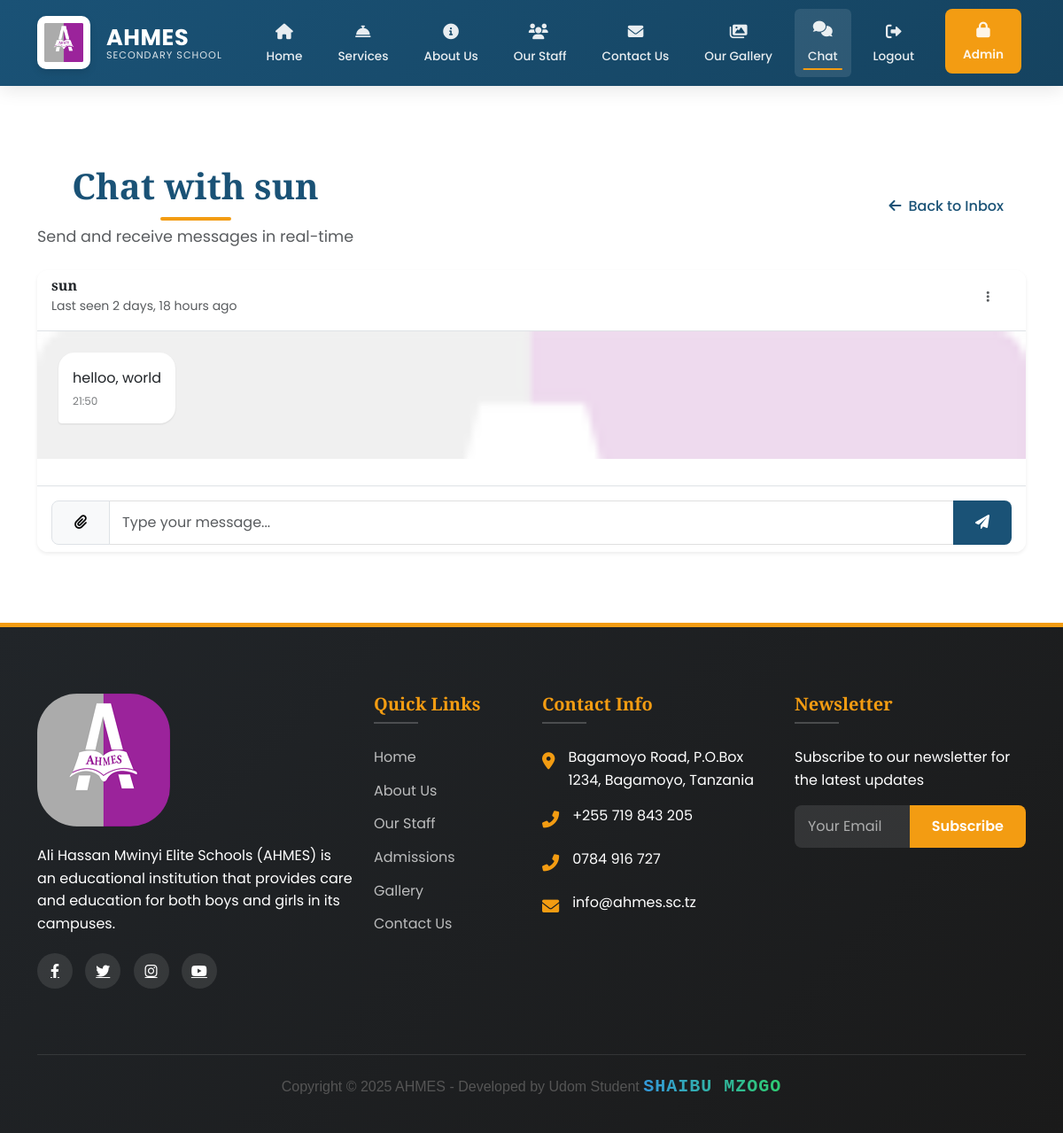
The page /chat/6/ (signed in) on the database as committed earlier.
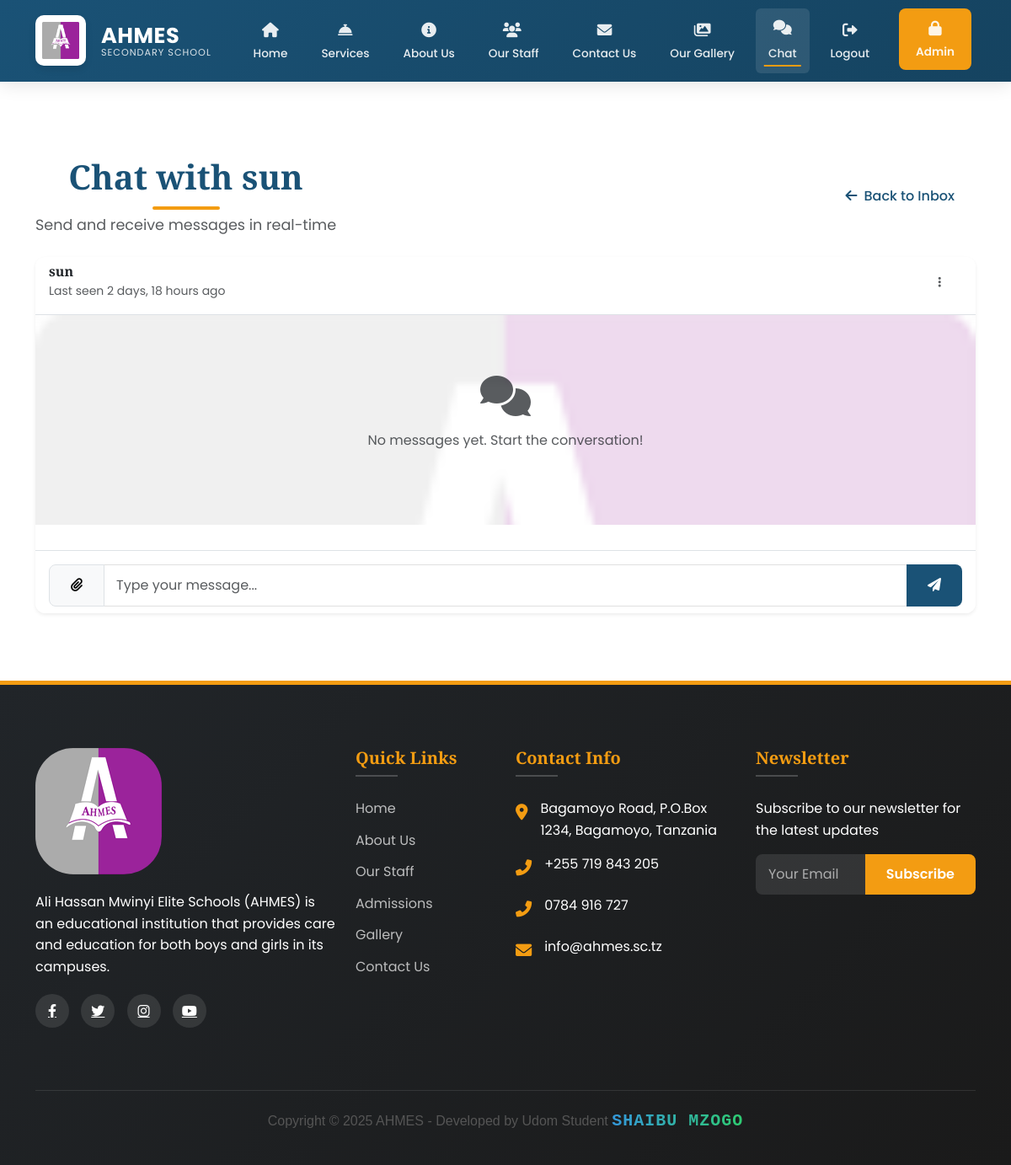
The same page on the database as committed later.
### main/models.py (models this page shows, shortened)
class Message(models.Model):
    conversation = models.ForeignKey('Conversation', on_delete=models.CASCADE, related_name='messages')
    sender = models.ForeignKey(User, on_delete=models.CASCADE)
    content = models.TextField(blank=True)
    file = CloudinaryField(
        folder='chat_attachments/',
        null=True,
        blank=True,
        resource_type='auto',
        validators=[FileExtensionValidator(allowed_extensions=[
            'jpg', 'jpeg', 'png', 'gif', 'pdf', 'doc', 'docx',
            'xls', 'xlsx', 'ppt', 'pptx', 'txt', 'mp3', 'mp4', 'mov', 'avi'
        ])]
    )
    timestamp = models.DateTimeField(auto_now_add=True)
    is_read = models.BooleanField(default=False)
    read_at = models.DateTimeField(null=True, blank=True)
    class Meta:
        ordering = ['timestamp']

### main/views.py (the view, shortened to what this page needs)
# urls.py: path('chat/<int:conversation_id>/', chat, name='chat'),
@login_required
def chat(request, conversation_id):
    conversation = get_object_or_404(
        Conversation.objects.prefetch_related('participants', 'messages__sender'),
        id=conversation_id,
        participants=request.user
    )
    unread_messages = conversation.messages.filter(is_read=False).exclude(sender=request.user)
    if unread_messages.exists():
        unread_messages.update(is_read=True, read_at=timezone.now())
    return render(request, 'chat/chat.html', {
        'conversation': conversation,
        'form': MessageForm(),
        'other_user': conversation.participants.exclude(id=request.user.id).first(),
    })

### main/forms.py (shortened to what this page needs)
class MessageForm(forms.ModelForm):
    class Meta:
        model = Message
        fields = ['content', 'file']
        widgets = {
            'content': forms.Textarea(attrs={
                'rows': 3,
                'placeholder': 'Type your message...',
                'class': 'form-control',
                'id': 'messageInput'
            }),
            'file': forms.FileInput(attrs={
                'class': 'd-none',
                'id': 'fileInput',
                'accept': '.jpg,.jpeg,.png,.gif,.pdf,.doc,.docx,.xls,.xlsx,.ppt,.pptx,.txt,.mp3,.mp4,.mov,.avi'
            })
        }
    def __init__(self, *args, **kwargs):
        super().__init__(*args, **kwargs)
        self.fields['file'].required = False
        self.fields['file'].validators = [
            FileExtensionValidator(allowed_extensions=[
                'jpg', 'jpeg', 'png', 'gif', 'pdf', 'doc', 'docx',
                'xls', 'xlsx', 'ppt', 'pptx', 'txt', 'mp3', 'mp4', 'mov', 'avi'
            ])
        ]

### main/models.py (called while the page is built)
    @property
    def is_online(self):
        if self.last_activity:
            return (timezone.now() - self.last_activity) < timedelta(minutes=5)
        return False

### main/templates/chat/chat.html (shortened to what the changed rows need)
{% extends 'main/base.html' %}
{% load static %}
{% load chat_filters %}
{% block content %}
<section class="section">
  <div class="container">
    <div class="d-flex justify-content-between align-items-center mb-4">
      <div>
        <h2 class="section-title mb-1">Chat with {{ other_user.username }}</h2>
      </div>
    </div>
    <div class="row">
      <div class="col-12">
        <div class="card border-0 shadow-sm" data-aos="fade-up">
          <div class="card-body p-0">
            <div id="messageContainer" class="p-4 chat-container" style="max-height: 500px; overflow-y: auto;">
              {% for message in conversation.messages.all %}
                <div class="mb-3 {% if message.sender == request.user %}text-end{% else %}text-start{% endif %}" id="message-{{ message.id }}" data-sender-id="{{ message.sender.id }}">
                  <div class="d-inline-block p-3 {% if message.sender == request.user %}user-message{% else %}other-message{% endif %}" style="max-width: 80%;">
                    {% if message.file %}
                      {% if message.is_image %}
                        <div class="mt-2">
                          <img src="{{ message.file.url }}" class="img-thumbnail" style="max-height: 200px; max-width: 100%;">
                          <div class="mt-2">
                            <a href="{{ message.file.url }}" download="{{ message.file_name }}" class="btn btn-sm btn-outline-primary download-btn">
                              <i class="fas fa-download me-1"></i>Download
                            </a>
                          </div>
                        </div>
                      {% elif message.is_video %}
                        <div class="mt-2">
                          <video controls style="max-height: 200px; max-width: 100%;">
                            <source src="{{ message.file.url }}" type="video/mp4">
                            Your browser does not support the video tag.
                          </video>
                          <div class="mt-2">
                            <a href="{{ message.file.url }}" download="{{ message.file_name }}" class="btn btn-sm btn-outline-primary download-btn">
                              <i class="fas fa-download me-1"></i>Download
                            </a>
                          </div>
                        </div>
                      {% else %}
                        <div class="d-flex align-items-center justify-content-between">
                          <div class="d-flex align-items-center">
                            <i class="fas fa-file me-2"></i>
                            <span class="text-truncate" style="max-width: 200px;">{{ message.file_name }}</span>
                          </div>
                          <a href="{{ message.file.url }}" download="{{ message.file_name }}" class="btn btn-sm btn-outline-primary download-btn">
                            <i class="fas fa-download me-1"></i>Download
                          </a>
                        </div>
                      {% endif %}
                    {% else %}
                      <p class="mb-1">{{ message.content }}</p>
                    {% endif %}
                    <div class="message-time {% if message.sender == request.user %}text-white-50{% else %}text-muted{% endif %}">
                      {{ message.timestamp|time:"H:i" }}
                    </div>
                  </div>
                </div>
              {% empty %}
                <div class="text-center py-5">
                  <i class="fas fa-comments fa-3x text-muted mb-3"></i>
                  <p class="text-muted">No messages yet. Start the conversation!</p>
                </div>
              {% endfor %}
            </div>
          </div>
        </div>
      </div>
    </div>
  </div>
</section>
{% endblock %}
{% block extra_js %}
<link rel="stylesheet" href="https://cdnjs.cloudflare.com/ajax/libs/font-awesome/6.4.0/css/all.min.css">
{% endblock %}

Rows that differ between the two databases and show on the page:
removed Message: content "helloo, world", timestamp "21:50"
Other text that changed with them:
text now shown: "No messages yet. Start the conversation!"
